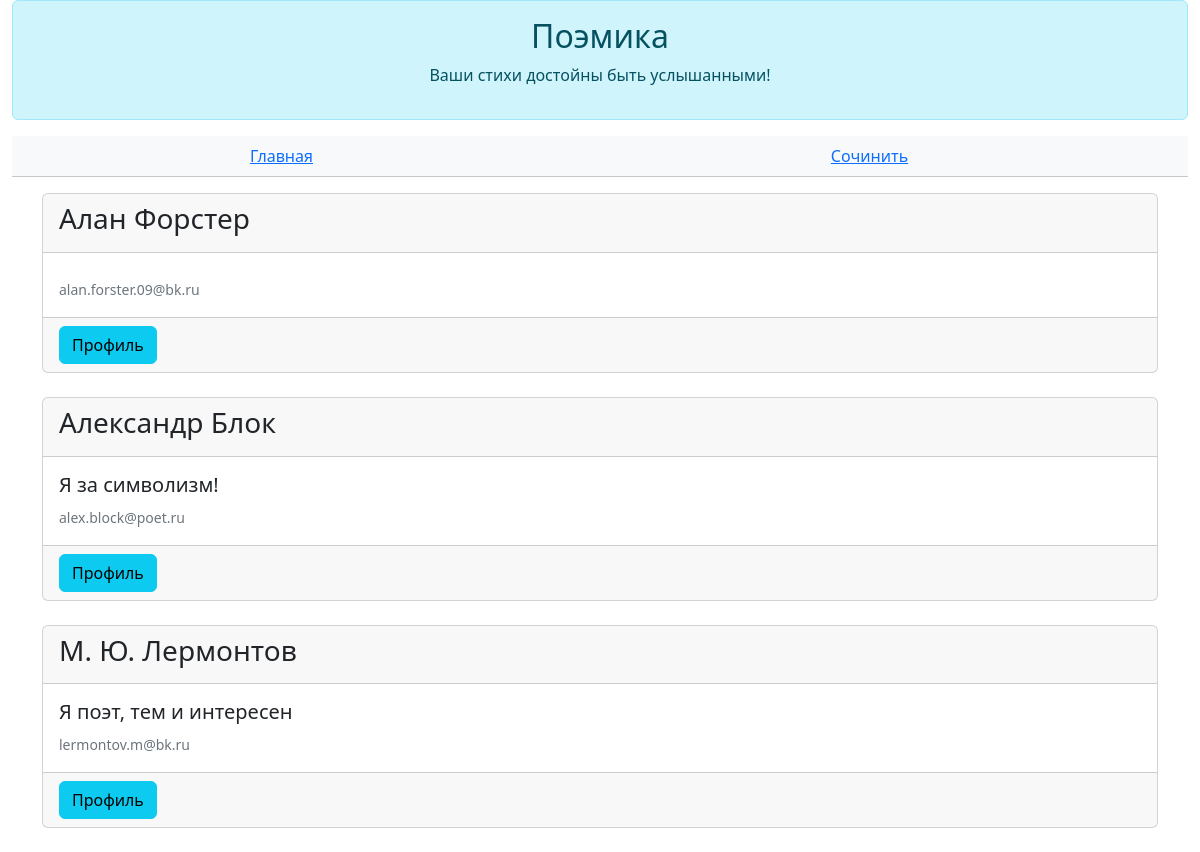
Page /authors on the earlier database version.
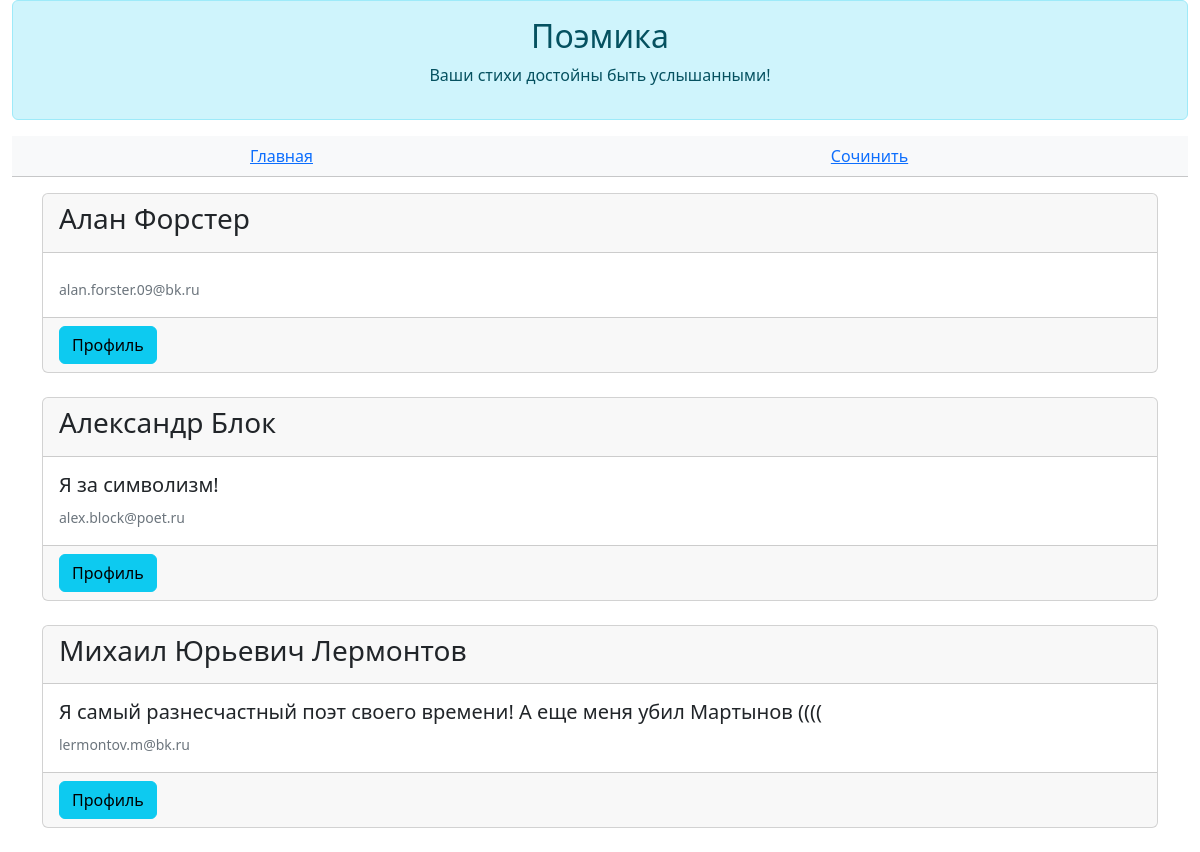
Same page on the later database version.
### data/all_models.py (models this page shows)
class User(SqlAlchemyBase, UserMixin, SerializerMixin):
    __tablename__ = "users"
    id = sqlalchemy.Column(sqlalchemy.Integer, primary_key=True, autoincrement=True)
    login = sqlalchemy.Column(sqlalchemy.String)
    name = sqlalchemy.Column(sqlalchemy.String, default="Неизвестный")
    email = sqlalchemy.Column(sqlalchemy.String, unique=True)
    description = sqlalchemy.Column(sqlalchemy.Text, default="Я поэт, тем и интересен")
    hashed_password = sqlalchemy.Column(sqlalchemy.String)
    poems = orm.relationship("Poem", back_populates="author")

### main.py (the view)
@app.route("/authors")
def authors():
    users = db.query(User).order_by(User.login).all()
    return flask.render_template("authors.html", users=users)

### templates/authors.html
{% extends 'base.html' %}
{% block _header %}
    <table class="table table-light text-center">
        <tbody>
            <tr>
                <td>
                    <a href="/">Главная</a>
                </td>
                <td>
                    <a href="/poem/create">Сочинить</a>
                </td>
            </tr>
        </tbody>
    </table>
{% endblock %}
{% block _body %}
    {% for user in users %}
        <div class="card">
            <div class="card-header">
                <h3>{{user.login}}</h3>
            </div>
            <div class="card-body">
                <h5 class="card-text">{{user.description}}</h5>
                <small class="card-title"><span class="text-secondary">{{user.email}}</span></small>
            </div>
            <div class="card-footer">
                <button class="btn btn-info" onclick="location.href='/authors/{{user.id}}'">Профиль</button>
            </div>
        </div>
        <br/>
    {% endfor %}
{% endblock %}

Differences in the rows shown:
changed User "lermontov.m@bk.ru": login "М. Ю. Лермонтов" → "Михаил Юрьевич Лермонтов"; description "Я поэт, тем и интересен" → "Я самый разнесчастный поэт своего времени! А еще меня убил Мартынов (((("
